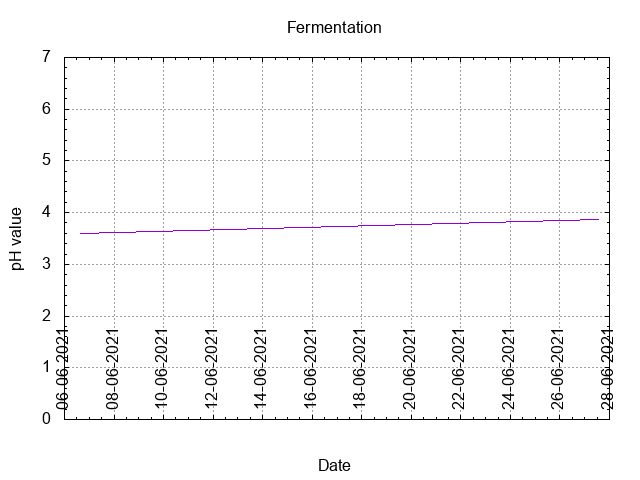

Generate this figure with gnuplot:
# setup graph
set term png
output_file = "ph.png"
set output output_file
set title "Fermentation"
set style data lines
set ylabel "pH value"
set yrange [0:7]
set grid y
set ytics 1
set mytics .5
set xlabel "Date"
set grid x
set xtic rotate by 90 scale 0 offset 0.5,0
set autoscale x
set xdata time
set timefmt "%d-%m-%Y  %H:%M"
set format x "%d-%m-%Y"
plot "fermentation.data" using 1:6 title ""
# set output back to default
set output
# reset terminal type
set terminal pop
